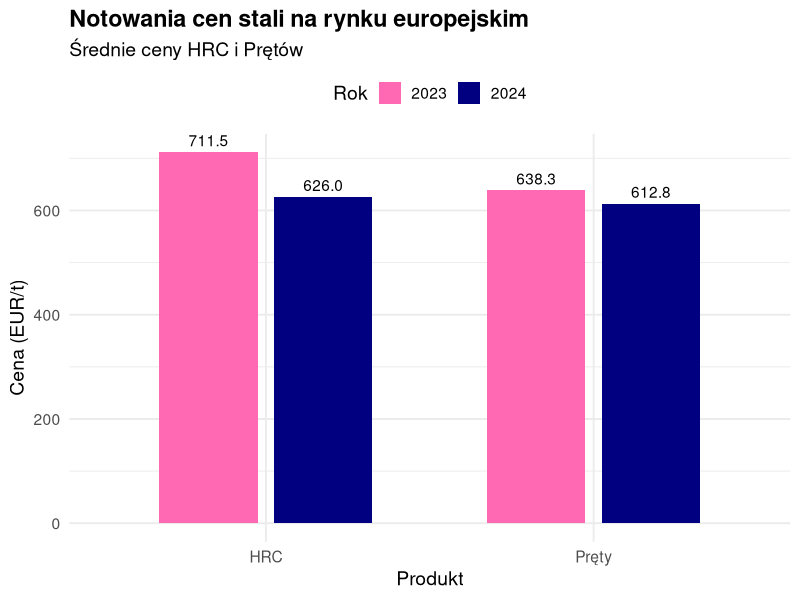

R code for this plot:
library(ggplot2)
library(dplyr)

#Dane ze strony https://www.jsw.pl/fileadmin/user_files_ri/raporty-okresowe/pl/2024/1y/jednostkowy/SZZD_GK_i_JSW_2024_07042025_OST.xhtml
# SPRAWOZDANIE ZARZĄDU Z DZIAŁALNOŚCI JASTRZĘBSKIEJ SPÓŁKI WĘGLOWEJ S.A.  ORAZ GRUPY KAPITAŁOWEJ JASTRZĘBSKIEJ SPÓŁKI WĘGLOWEJ S.A. ZA ROK OBROTOWY ZAKOŃCZONY 31 GRUDNIA 2024 ROKU

# Co zostało poprawione:
# 1) Dodano oś Y, któej skala została ustawiona od zera, 
# co eliminuje złudzenie przesadnych różnic między wartościami.
# 2) Zmieniono kolory na bardziej wyróżniające się i łatwiejsze do rozróżnienia.
# 3) Usunięto powtarzające się dane, które pojawiały się jako tytuł i pod słupkami.


# Dane
dane <- data.frame(
  Produkt = c("HRC", "HRC", "Pręty", "Pręty"),
  Rok = c("2023", "2024", "2023", "2024"),
  Cena = c(711.5, 626.0, 638.3, 612.8)
)

# Wykres
dane %>% 
  ggplot(aes(x = Produkt, y = Cena, fill = Rok)) +
  geom_col(position = position_dodge(width = 0.7), width = 0.6) +
  geom_text(aes(label = sprintf("%.1f", Cena)), 
            position = position_dodge(width = 0.7), vjust = -0.5) +
  scale_fill_manual(values = c("2023" = "hotpink", "2024" = "navyblue")) +
  labs(
    title = "Notowania cen stali na rynku europejskim",
    subtitle = "Średnie ceny HRC i Prętów",
    x = "Produkt",
    y = "Cena (EUR/t)"
  ) +
  theme_minimal(base_size = 14) +
  theme(
    plot.title = element_text(face = "bold"),
    axis.text.x = element_text(),
    legend.position = "top"
  )

# Dlaczego wykres jest lepszy:
# Ten wykres jest bardziej przejrzysty i czytelny, prawidłowo ustawiona skala 
# nie wprowadza odbiorcy w błąd co do wielkości różnic. 
# Wyraziste kolory i brak powtarzających się danych oznaczenia sprawiają, 
# że dane są czytelne i łatwo porównywalne nawet dla osób z zaburzeniami widzenia kolorów.
